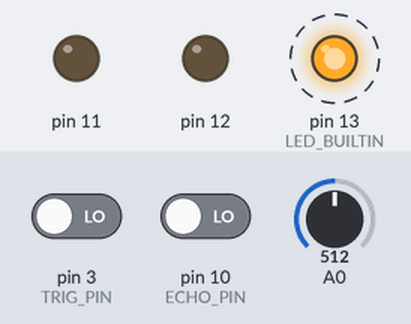
Simulated run of this sketch. Board: Arduino Uno, built with avr-gcc and run on an emulated ATmega328P. Parts: output pins drawn as LEDs (lit = HIGH). Dashed ring = blinking. Inputs (shaded band) come from the test bench; at power-on: A0 = 512, pin 3 (TRIG_PIN) LOW, pin 10 (ECHO_PIN) LOW.

Above: at 1.2 s.
1.3 s: A0 set to 275
3.0 s: A0 set to 255
At 3.8 s:
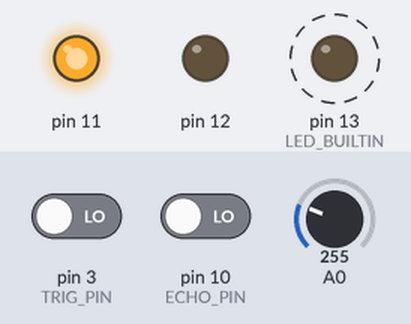
6.6 s: A0 set to 306
At 7.8 s:
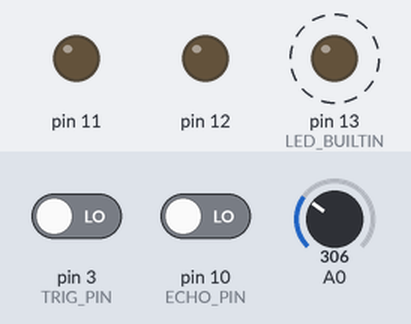
10.2 s: A0 set to 240
At 11.9 s:
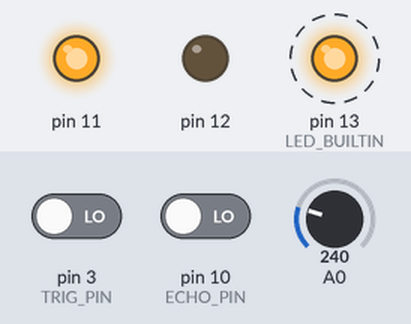
Timing chart, 0 to 14.8 s (numbered marks = the images above; inputs shaded):
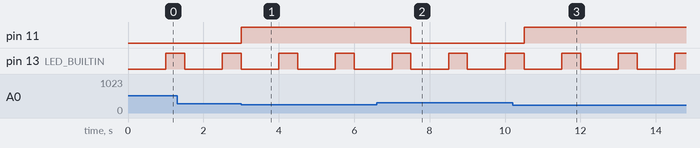

The sketch:

WaterSensor.ino
```cpp
#include <avr/wdt.h>
#include <debug.h>
#include <worker.h>
#include <mstr.h>
/************************************************************************************************
 * Пример кода для посчета количества протекующей жидкости                                      *
 * int Calc;
 * NbTopsFan = 0;   //Set NbTops to 0 ready for calculations                                    *
 *
 * sei();      //Enables interrupts                                                              *
 * delay (1000);   //Wait 1 second                                                               *
 * cli();      //Disable interrupts                                                              *
 * Calc = (NbTopsFan * 60 / 5.5); //(Pulse frequency x 60) / 5.5Q, = flow rate in L/hour         *
 * Serial.print (Calc, DEC); //Prints the number calculated above
 * *
 * Serial.print (" L/hour\r\n"); //Prints "L/hour" and returns a  new line                       *
 ************************************************************************************************/

volatile int NbTopsFan; //measuring the rising edges of the signal
volatile unsigned long int mPrevFlow = 0;
volatile bool mCanEnablePump=true;
volatile unsigned long int mWirePumpOn=0,mWirePumpOff=0;
bool isWater = false;
unsigned long int mLastWireOffSend=0,mLastWireOnnSend=0;

workerInfo _water;
workerInfo _light;


#define HAS_ULTRASONIC_SENSOR 0
#define LEVEL_WATER_TOP 75        // Уровень при котором нужно включить насос для откачки. Другими словами, если вода ближе, чем указанная здесь цфира, то включаем насосо.
#define LEVEL_WATER_MIDDLE 175    // Уровень при котором хорошо работать. Медианное значение воды к которому автоматика будет стремиться привести состояние воды.
#define LEVEL_WATER_BOTTOM 250    // Уровень при котором нельзя вклчюать насосо.


#define ECHO_PIN   10           // ECHO  pin УЗ-сенсора
#define TRIG_PIN   3            // TRIG  pin УЗ-сенсора
#define TRIG_DELAY 40           // DELAY задержка перед опроса сигнала

#define WIRE_SERVER 1
#define WIRE_ADDRESS 7
#define WIRE_REPEAT_TIMEOUT 3000
#define WORD_LENGTH 30

#if WIRE_SERVER>0
  #define CRITICAL_PREASURE 2.7        // Критическое давление при котором устройсво отключится без учета  потока.
  #define MAX_PREASURE 2.6          // Давление при котором устройство отключится если нет потока
  #define MIN_PREASURE 2.6           // В случае если давление в системе упадет меньше указанного, то устройство вклчючит насос
  #define FLOW_DIFF 15            // Время в течение которого устройство опеделяет отсутствие потока.
#else
  #define CRITICAL_PREASURE 3.5        // Критическое давление при котором устройсво отключится без учета  потока.
  #define MAX_PREASURE 2.2          // Давление при котором устройство отключится если нет потока
  #define MIN_PREASURE 1.9          // В случае если давление в системе упадет меньше указанного, то устройство вклчючит насос
  #define FLOW_DIFF 50              // Время в течение которого устройство опеделяет отсутствие потока.
#endif

worker _worker(0);


void rpm ()     //This is the function that the interupt calls
{
  //NbTopsFan++;  //This function measures the rising and falling edge of the hall effect sensors signal
  mPrevFlow = millis();
}
// The setup() method runs once, when the sketch starts

float getDistance() {
    int duration, cm;
    digitalWrite(TRIG_PIN, LOW);
    delayMicroseconds(2);
    digitalWrite(TRIG_PIN, HIGH);
    delayMicroseconds(TRIG_DELAY);
    digitalWrite(TRIG_PIN, LOW);
    duration = pulseIn(ECHO_PIN, HIGH);
    cm = duration / 58;
    return cm;
}

float getCurrPreasure() {
  unsigned int v;
  float ret;
  v  = analogRead(A0);

  ret = 2 * (float)v * 5 / 1024;

  //Округляем до 100тых
  ret=floor(ret * 100) / 100;

  return ret < 0 ? 0 : ret;
}

unsigned long int getPrevFlowDiff() {
  return millis() - mPrevFlow;
}


void setup()
{
  #ifdef IS_DEBUG
    Serial.begin(19200);
    Serial.println(F("*** Start device ***")); Serial.flush();
  #endif

  pinMode(LED_BUILTIN, OUTPUT);

  pinMode(3, INPUT);
  attachInterrupt(1, rpm, RISING);

  pinMode(A0, INPUT);
  _worker.stopWater();
  _worker.stopLight();


  #if WIRE_SERVER==0
    Wire.begin();
  #else
    Wire.begin(WIRE_ADDRESS);
    Wire.onReceive(receiveEvent);
  #endif

  pinMode(LED_BUILTIN, OUTPUT);

  wdt_enable (WDTO_8S);

}
void loop ()
{

  float mCurrPreasure,
        mDistance     = getDistance();
   unsigned long  mCurrFlowTimeDiff=getPrevFlowDiff();

  digitalWrite(LED_BUILTIN,HIGH);
  delay(500);
  digitalWrite(LED_BUILTIN,LOW);

  mCurrPreasure = getCurrPreasure();

  #if IS_DEBUG>1
      Serial.print(mCurrPreasure); Serial.print(F(" and flow ")); Serial.print(mCurrFlowTimeDiff); Serial.println(); Serial.flush();
  #endif

 #if WIRE_SERVER>0

    if (!isWater) {
        //Если давление позволяет, то включаем насос
        if (mCurrPreasure  < (CRITICAL_PREASURE - 0.02)) { //Как временное решение делаю поправку на 0.02, т.к. датчик скачет в этом диапазоне

          if(mWirePumpOn > mWirePumpOff && millis() - mWirePumpOn < (WIRE_REPEAT_TIMEOUT + 1000)) {
            #if IS_DEBUG>0
              Serial.println(F("ONN by WIRE")); Serial.flush();
            #endif
           _worker.startWater();
          };
       };

       //Если получили сигнал на отключение, то отключаем насос, или не получили сигнал на включение. Видимо ведомый погиб.
       if(mWirePumpOff > mWirePumpOn || millis() - mWirePumpOn > (WIRE_REPEAT_TIMEOUT + 1000)) {
        #if IS_DEBUG>0
          Serial.println(F("OFF by WIRE")); Serial.flush();
        #endif
        _worker.stopWater();
      };
    };

 #endif


  #if HAS_ULTRASONIC_SENSOR>0

   if (mDistance>LEVEL_WATER_BOTTOM) {
    #ifdef IS_DEBUG
     Serial.println(F("Lower water level. Pump disable.")); Serial.flush();
    #endif
    mCanEnablePump=false
   } else {
    mCanEnablePump=true;
   };

  #endif


 /**************************************************************
  * Проверка №2.                                              *
  * Нет потока больше заданного интервала при  достижении нужного давления, то отключаем воду.    *
  *************************************************************/

 if (mCurrPreasure >= MAX_PREASURE && (mCurrFlowTimeDiff = getPrevFlowDiff()) >= FLOW_DIFF && isWater) {

  #ifdef IS_DEBUG
    Serial.print(F("Max preasure: ")); Serial.print(mCurrPreasure); Serial.print(F(" and no flow: ")); Serial.print(mCurrFlowTimeDiff); Serial.println(F(" - power off."));  Serial.flush();
   #endif
    _worker.stopWater();

    #if WIRE_SERVER==0
    if (millis() - mLastWireOffSend > WIRE_REPEAT_TIMEOUT) {
      char wWord[WORD_LENGTH];
      sprintf_P(wWord, PSTR("OFF|p:%lu|f:%lu|nf"),(unsigned long)(mCurrPreasure*100),mCurrFlowTimeDiff);
      Wire.beginTransmission(WIRE_ADDRESS);
      Wire.write(wWord);
      Wire.endTransmission();
      mLastWireOffSend=millis();
      #ifdef IS_DEBUG
        Serial.print(F("Wire:")); Serial.println(wWord); Serial.flush();
      #endif
    }
    #endif
    isWater = false;
  };

 /********************************************************
  * Проверка №3.                                        *
  * Достигли критического значения по давлению.          *
  * Отключаем насос вне зависимости от других параметров *
  ********************************************************/
  if (mCurrPreasure >= CRITICAL_PREASURE) {

   #ifdef IS_DEBUG
     Serial.print(F("!!! Critical preasure: ")); Serial.print(mCurrPreasure); Serial.print(F("- power off !!!")); Serial.print(F("FLOW: ")); Serial.println(getPrevFlowDiff()); Serial.flush();
   #endif

   #if WIRE_SERVER==0
    if (millis() - mLastWireOffSend > WIRE_REPEAT_TIMEOUT) {
      char wWord[WORD_LENGTH];
      sprintf_P(wWord, PSTR("OFF|p:%lu|f:%lu|cp"),(unsigned long)(mCurrPreasure*100),999999);
      Wire.beginTransmission(WIRE_ADDRESS);
      Wire.write(wWord);
      Wire.endTransmission();

      mLastWireOffSend=millis();

      #ifdef IS_DEBUG
        Serial.print(F("Wire:")); Serial.println(wWord); Serial.flush();
      #endif
    }
    #endif


   _worker.stopWater();
    isWater = false;
    mCanEnablePump=false;
  };

  /**************************************************
   * Проверка №4.                                  *
   * Давление упало. При этом насос не работает.    *
   * Включаем его.  ! Нужно сделать защиту от открыва шланга.                                *
   **************************************************/

  if ((mCurrPreasure = getCurrPreasure()) < MIN_PREASURE) {

    if (!isWater) {
      #ifdef IS_DEBUG
        Serial.print(F("Min preasure: ")); Serial.print(mCurrPreasure); Serial.println(F(" - power on.")); Serial.flush();
      #endif
       _worker.startWater();
       isWater = true;
    };

  };

  /**************************************************************
   * Если у ведомого включена вода, то сообщаем об этом мастеру
   **************************************************************/

   #if WIRE_SERVER==0
    if (isWater) {
      char wWord[WORD_LENGTH];
      sprintf_P(wWord, PSTR("ONN|p:%lu|f:%lu"),(unsigned long)(mCurrPreasure*100),mCurrFlowTimeDiff);
      Wire.beginTransmission(WIRE_ADDRESS);
      Wire.write(wWord);
      Wire.endTransmission();
      mLastWireOnnSend=millis();
      #ifdef IS_DEBUG
        Serial.print(F("Wire:")); Serial.println(wWord); Serial.flush();
      #endif
    };
   #endif

  wdt_reset();

}

void receiveEvent(int howMany) {
 char vAnswer[WORD_LENGTH];
 char vNeedStr[4];
 byte vCount=0;
 mstr _mstr;

 _mstr._emptyBuffer(vAnswer,sizeof(vAnswer));


 while (Wire.available()) {
  char c = Wire.read();
     if (vCount<sizeof(vAnswer)) {
        vAnswer[vCount]=c;
        vCount++;
     };
 };

 #if IS_DEBUG>0
   Serial.print(F("Wire rec: ")); Serial.println(vAnswer); Serial.flush();
 #endif

 strcpy_P(vNeedStr, PSTR("ONN"));

 if (_mstr.indexOf(vAnswer,vNeedStr)>-1) {
   mWirePumpOn=millis();
 } else {
   mWirePumpOff=millis();
 };
}
```

Measured:
- the behaviour switches between 267 and 266 on A0 (found by bisection; images 0 and 1)
- after the input at 3.0 s, pin 11: LOW → HIGH at once
- after the input at 6.6 s, pin 11: HIGH → LOW after 0.90 s
- after the input at 10.2 s, pin 11: LOW → HIGH after 0.30 s
- by itself, pin 13 (LED_BUILTIN): alternates HIGH for 0.50 s and LOW for 1.0 s
